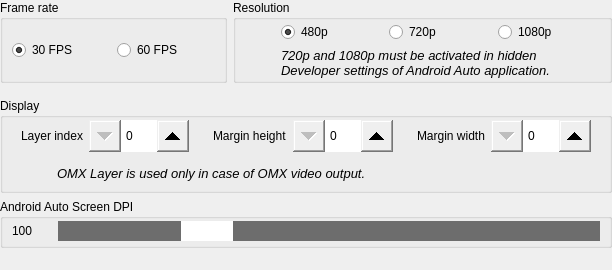
    <widget class="QWidget" name="tab2" native="true">
     <property name="sizePolicy">
      <sizepolicy hsizetype="Expanding" vsizetype="Expanding">
       <horstretch>0</horstretch>
       <verstretch>0</verstretch>
      </sizepolicy>
     </property>
     <layout class="QVBoxLayout" name="verticalLayout_4">
      <property name="leftMargin">
       <number>0</number>
      </property>
      <property name="topMargin">
       <number>0</number>
      </property>
      <property name="rightMargin">
       <number>0</number>
      </property>
      <property name="bottomMargin">
       <number>2</number>
      </property>
      <item>
       <widget class="QWidget" name="framerateresolution" native="true">
        <property name="sizePolicy">
         <sizepolicy hsizetype="Expanding" vsizetype="Fixed">
          <horstretch>0</horstretch>
          <verstretch>0</verstretch>
         </sizepolicy>
        </property>
        <layout class="QHBoxLayout" name="horizontalLayout_11">
         <property name="leftMargin">
          <number>0</number>
         </property>
         <property name="topMargin">
          <number>0</number>
         </property>
         <property name="rightMargin">
          <number>0</number>
         </property>
         <item>
          <widget class="QGroupBox" name="groupBoxFrameRate">
           <property name="sizePolicy">
            <sizepolicy hsizetype="Expanding" vsizetype="Expanding">
             <horstretch>0</horstretch>
             <verstretch>0</verstretch>
            </sizepolicy>
           </property>
           <property name="title">
            <string>Frame rate</string>
           </property>
           <layout class="QHBoxLayout" name="horizontalLayout_6">
            <property name="topMargin">
             <number>2</number>
            </property>
            <property name="bottomMargin">
             <number>2</number>
            </property>
            <item>
             <widget class="QRadioButton" name="radioButton30FPS">
              <property name="sizePolicy">
               <sizepolicy hsizetype="Expanding" vsizetype="Fixed">
                <horstretch>0</horstretch>
                <verstretch>0</verstretch>
               </sizepolicy>
              </property>
              <property name="text">
               <string>30 FPS</string>
              </property>
              <property name="checked">
               <bool>true</bool>
              </property>
             </widget>
            </item>
            <item>
             <widget class="QRadioButton" name="radioButton60FPS">
              <property name="sizePolicy">
               <sizepolicy hsizetype="Expanding" vsizetype="Fixed">
                <horstretch>0</horstretch>
                <verstretch>0</verstretch>
               </sizepolicy>
              </property>
              <property name="text">
               <string>60 FPS</string>
              </property>
             </widget>
            </item>
           </layout>
          </widget>
         </item>
         <item>
          <widget class="QGroupBox" name="groupBoxResolution">
           <property name="sizePolicy">
            <sizepolicy hsizetype="Expanding" vsizetype="Fixed">
             <horstretch>0</horstretch>
             <verstretch>0</verstretch>
            </sizepolicy>
           </property>
           <property name="title">
            <string>Resolution</string>
           </property>
           <layout class="QGridLayout" name="gridLayout_4">
            <property name="topMargin">
             <number>2</number>
            </property>
            <property name="bottomMargin">
             <number>2</number>
            </property>
            <item row="1" column="3">
             <widget class="QRadioButton" name="radioButton720p">
              <property name="sizePolicy">
               <sizepolicy hsizetype="Expanding" vsizetype="Fixed">
                <horstretch>0</horstretch>
                <verstretch>0</verstretch>
               </sizepolicy>
              </property>
              <property name="text">
               <string>720p</string>
              </property>
             </widget>
            </item>
            <item row="1" column="4">
             <widget class="QRadioButton" name="radioButton1080p">
              <property name="sizePolicy">
               <sizepolicy hsizetype="Expanding" vsizetype="Fixed">
                <horstretch>0</horstretch>
                <verstretch>0</verstretch>
               </sizepolicy>
              </property>
              <property name="text">
               <string>1080p</string>
              </property>
             </widget>
            </item>
            <item row="1" column="2">
             <widget class="QRadioButton" name="radioButton480p">
              <property name="sizePolicy">
               <sizepolicy hsizetype="Expanding" vsizetype="Fixed">
                <horstretch>0</horstretch>
                <verstretch>0</verstretch>
               </sizepolicy>
              </property>
              <property name="text">
               <string>480p</string>
              </property>
              <property name="checked">
               <bool>true</bool>
              </property>
             </widget>
            </item>
            <item row="2" column="0">
             <widget class="QLabel" name="labelResolutionWarningIcon">
              <property name="sizePolicy">
               <sizepolicy hsizetype="Fixed" vsizetype="Fixed">
                <horstretch>0</horstretch>
                <verstretch>0</verstretch>
               </sizepolicy>
              </property>
              <property name="minimumSize">
               <size>
                <width>30</width>
                <height>30</height>
               </size>
              </property>
              <property name="maximumSize">
               <size>
                <width>30</width>
                <height>30</height>
               </size>
              </property>
              <property name="text">
               <string>&lt;html&gt;&lt;head/&gt;&lt;body&gt;&lt;p&gt;&lt;img src=&quot;:/ico_warning.png&quot;/&gt;&lt;/p&gt;&lt;/body&gt;&lt;/html&gt;</string>
              </property>
              <property name="alignment">
               <set>Qt::AlignCenter</set>
              </property>
             </widget>
            </item>
            <item row="2" column="2" colspan="3">
             <widget class="QLabel" name="labelResolutionWarning">
              <property name="sizePolicy">
               <sizepolicy hsizetype="Expanding" vsizetype="Expanding">
                <horstretch>0</horstretch>
                <verstretch>0</verstretch>
               </sizepolicy>
              </property>
              <property name="font">
               <font>
                <pointsize>10</pointsize>
                <italic>true</italic>
               </font>
              </property>
              <property name="text">
               <string>720p and 1080p must be activated in hidden Developer settings of Android Auto application.</string>
              </property>
              <property name="wordWrap">
               <bool>true</bool>
              </property>
             </widget>
            </item>
           </layout>
          </widget>
         </item>
        </layout>
       </widget>
      </item>
      <item>
       <widget class="QGroupBox" name="groupBoxOmxLayerIndex">
        <property name="sizePolicy">
         <sizepolicy hsizetype="Expanding" vsizetype="Fixed">
          <horstretch>0</horstretch>
          <verstretch>0</verstretch>
         </sizepolicy>
        </property>
        <property name="title">
         <string>Display</string>
        </property>
        <layout class="QVBoxLayout" name="verticalLayout_22">
         <property name="topMargin">
          <number>2</number>
         </property>
         <property name="bottomMargin">
          <number>2</number>
         </property>
         <item>
          <layout class="QHBoxLayout" name="display">
           <item>
            <widget class="QWidget" name="index" native="true">
             <property name="sizePolicy">
              <sizepolicy hsizetype="Expanding" vsizetype="Fixed">
               <horstretch>0</horstretch>
               <verstretch>0</verstretch>
              </sizepolicy>
             </property>
             <layout class="QFormLayout" name="formLayout_12">
              <property name="topMargin">
               <number>0</number>
              </property>
              <property name="bottomMargin">
               <number>0</number>
              </property>
              <item row="0" column="0">
               <widget class="QLabel" name="labelOmxLayerIndex">
                <property name="sizePolicy">
                 <sizepolicy hsizetype="Minimum" vsizetype="Preferred">
                  <horstretch>0</horstretch>
                  <verstretch>0</verstretch>
                 </sizepolicy>
                </property>
                <property name="minimumSize">
                 <size>
                  <width>0</width>
                  <height>32</height>
                 </size>
                </property>
                <property name="maximumSize">
                 <size>
                  <width>16777215</width>
                  <height>32</height>
                 </size>
                </property>
                <property name="font">
                 <font>
                  <underline>false</underline>
                  <kerning>true</kerning>
                 </font>
                </property>
                <property name="frameShape">
                 <enum>QFrame::NoFrame</enum>
                </property>
                <property name="frameShadow">
                 <enum>QFrame::Plain</enum>
                </property>
                <property name="text">
                 <string>Layer index</string>
                </property>
                <property name="alignment">
                 <set>Qt::AlignLeading|Qt::AlignLeft|Qt::AlignVCenter</set>
                </property>
               </widget>
              </item>
              <item row="0" column="1">
               <widget class="QSpinBox" name="spinBoxOmxLayerIndex">
                <property name="sizePolicy">
                 <sizepolicy hsizetype="Fixed" vsizetype="Fixed">
                  <horstretch>0</horstretch>
                  <verstretch>0</verstretch>
                 </sizepolicy>
                </property>
                <property name="minimumSize">
                 <size>
                  <width>100</width>
                  <height>32</height>
                 </size>
                </property>
                <property name="maximumSize">
                 <size>
                  <width>100</width>
                  <height>32</height>
                 </size>
                </property>
                <property name="styleSheet">
                 <string notr="true">QSpinBox::up-button { width: 32px; height: 32px;
subcontrol-origin: margin;
subcontrol-position: center right;
}
QSpinBox::down-button { width: 32px; height: 32px; 
subcontrol-origin: margin;
subcontrol-position: center left;
}</string>
                </property>
               </widget>
              </item>
             </layout>
            </widget>
           </item>
           <item>
            <widget class="QWidget" name="marginheight" native="true">
             <property name="sizePolicy">
              <sizepolicy hsizetype="Expanding" vsizetype="Fixed">
               <horstretch>0</horstretch>
               <verstretch>0</verstretch>
              </sizepolicy>
             </property>
             <layout class="QFormLayout" name="formLayout_11">
              <property name="topMargin">
               <number>0</number>
              </property>
              <property name="bottomMargin">
               <number>0</number>
              </property>
              <item row="0" column="0">
               <widget class="QLabel" name="labelVideoMarginHeight">
                <property name="sizePolicy">
                 <sizepolicy hsizetype="Minimum" vsizetype="Preferred">
                  <horstretch>0</horstretch>
                  <verstretch>0</verstretch>
                 </sizepolicy>
                </property>
                <property name="minimumSize">
                 <size>
                  <width>0</width>
                  <height>32</height>
                 </size>
                </property>
                <property name="maximumSize">
                 <size>
                  <width>16777215</width>
                  <height>32</height>
                 </size>
                </property>
                <property name="text">
                 <string>Margin height</string>
                </property>
                <property name="alignment">
                 <set>Qt::AlignLeading|Qt::AlignLeft|Qt::AlignVCenter</set>
                </property>
               </widget>
              </item>
              <item row="0" column="1">
               <widget class="QSpinBox" name="spinBoxVideoMarginHeight">
                <property name="sizePolicy">
                 <sizepolicy hsizetype="Fixed" vsizetype="Fixed">
                  <horstretch>0</horstretch>
                  <verstretch>0</verstretch>
                 </sizepolicy>
                </property>
                <property name="minimumSize">
                 <size>
                  <width>100</width>
                  <height>32</height>
                 </size>
                </property>
                <property name="maximumSize">
                 <size>
                  <width>100</width>
                  <height>32</height>
                 </size>
                </property>
                <property name="styleSheet">
                 <string notr="true">QSpinBox::up-button { width: 32px; height: 32px;
subcontrol-origin: margin;
subcontrol-position: center right;
}
QSpinBox::down-button { width: 32px; height: 32px; 
subcontrol-origin: margin;
subcontrol-position: center left;
}</string>
                </property>
                <property name="maximum">
                 <number>99999</number>
                </property>
               </widget>
              </item>
             </layout>
            </widget>
           </item>
           <item>
            <widget class="QWidget" name="marginwidth" native="true">
             <property name="sizePolicy">
              <sizepolicy hsizetype="Expanding" vsizetype="Fixed">
               <horstretch>0</horstretch>
               <verstretch>0</verstretch>
              </sizepolicy>
             </property>
             <layout class="QFormLayout" name="formLayout_13">
              <property name="formAlignment">
               <set>Qt::AlignLeading|Qt::AlignLeft|Qt::AlignTop</set>
              </property>
              <property name="topMargin">
               <number>0</number>
              </property>
              <property name="bottomMargin">
               <number>0</number>
              </property>
              <item row="0" column="0">
               <widget class="QLabel" name="labelVideoMarginWidth">
                <property name="sizePolicy">
                 <sizepolicy hsizetype="Minimum" vsizetype="Preferred">
                  <horstretch>0</horstretch>
                  <verstretch>0</verstretch>
                 </sizepolicy>
                </property>
                <property name="minimumSize">
                 <size>
                  <width>0</width>
                  <height>32</height>
                 </size>
                </property>
                <property name="maximumSize">
                 <size>
                  <width>16777215</width>
                  <height>32</height>
                 </size>
                </property>
                <property name="text">
                 <string>Margin width</string>
                </property>
                <property name="alignment">
                 <set>Qt::AlignLeading|Qt::AlignLeft|Qt::AlignVCenter</set>
                </property>
               </widget>
              </item>
              <item row="0" column="1">
               <widget class="QSpinBox" name="spinBoxVideoMarginWidth">
                <property name="sizePolicy">
                 <sizepolicy hsizetype="Fixed" vsizetype="Fixed">
                  <horstretch>0</horstretch>
                  <verstretch>0</verstretch>
                 </sizepolicy>
                </property>
                <property name="minimumSize">
                 <size>
                  <width>100</width>
                  <height>32</height>
                 </size>
                </property>
                <property name="maximumSize">
                 <size>
                  <width>100</width>
                  <height>32</height>
                 </size>
                </property>
                <property name="styleSheet">
                 <string notr="true">QSpinBox::up-button { width: 32px; height: 32px;
subcontrol-origin: margin;
subcontrol-position: center right;
}
QSpinBox::down-button { width: 32px; height: 32px; 
subcontrol-origin: margin;
subcontrol-position: center left;
}</string>
                </property>
                <property name="maximum">
                 <number>99999</number>
                </property>
               </widget>
              </item>
             </layout>
            </widget>
           </item>
          </layout>
         </item>
         <item>
          <widget class="QWidget" name="omxinfo" native="true">
           <property name="sizePolicy">
            <sizepolicy hsizetype="Expanding" vsizetype="Preferred">
             <horstretch>0</horstretch>
             <verstretch>0</verstretch>
            </sizepolicy>
           </property>
           <layout class="QFormLayout" name="formLayout_32">
            <property name="topMargin">
             <number>0</number>
            </property>
            <property name="bottomMargin">
             <number>0</number>
            </property>
            <item row="0" column="0">
             <widget class="QLabel" name="label_6">
              <property name="sizePolicy">
               <sizepolicy hsizetype="Fixed" vsizetype="Fixed">
                <horstretch>0</horstretch>
                <verstretch>0</verstretch>
               </sizepolicy>
              </property>
              <property name="minimumSize">
               <size>
                <width>30</width>
                <height>30</height>
               </size>
              </property>
              <property name="text">
               <string>&lt;html&gt;&lt;head/&gt;&lt;body&gt;&lt;p&gt;&lt;img src=&quot;:/ico_info.png&quot;/&gt;&lt;/p&gt;&lt;/body&gt;&lt;/html&gt;</string>
              </property>
              <property name="scaledContents">
               <bool>false</bool>
              </property>
              <property name="alignment">
               <set>Qt::AlignCenter</set>
              </property>
             </widget>
            </item>
            <item row="0" column="1">
             <widget class="QLabel" name="label_7">
              <property name="sizePolicy">
               <sizepolicy hsizetype="Expanding" vsizetype="Preferred">
                <horstretch>0</horstretch>
                <verstretch>0</verstretch>
               </sizepolicy>
              </property>
              <property name="font">
               <font>
                <pointsize>10</pointsize>
                <italic>true</italic>
               </font>
              </property>
              <property name="text">
               <string>OMX Layer is used only in case of OMX video output.</string>
              </property>
             </widget>
            </item>
           </layout>
          </widget>
         </item>
        </layout>
       </widget>
      </item>
      <item>
       <widget class="QGroupBox" name="groupBoxScreenDPI">
        <property name="sizePolicy">
         <sizepolicy hsizetype="Expanding" vsizetype="Fixed">
          <horstretch>0</horstretch>
          <verstretch>0</verstretch>
         </sizepolicy>
        </property>
        <property name="title">
         <string>Android Auto Screen DPI</string>
        </property>
        <layout class="QFormLayout" name="formLayout_14">
         <property name="topMargin">
          <number>2</number>
         </property>
         <property name="bottomMargin">
          <number>4</number>
         </property>
         <item row="0" column="0">
          <widget class="QLabel" name="labelScreenDPIValue">
           <property name="sizePolicy">
            <sizepolicy hsizetype="Fixed" vsizetype="Fixed">
             <horstretch>0</horstretch>
             <verstretch>0</verstretch>
            </sizepolicy>
           </property>
           <property name="minimumSize">
            <size>
             <width>40</width>
             <height>20</height>
            </size>
           </property>
           <property name="maximumSize">
            <size>
             <width>16777215</width>
             <height>20</height>
            </size>
           </property>
           <property name="text">
            <string>100</string>
           </property>
          </widget>
         </item>
         <item row="0" column="1">
          <widget class="QSlider" name="horizontalSliderScreenDPI">
           <property name="sizePolicy">
            <sizepolicy hsizetype="Expanding" vsizetype="Fixed">
             <horstretch>0</horstretch>
             <verstretch>0</verstretch>
            </sizepolicy>
           </property>
           <property name="minimumSize">
            <size>
             <width>0</width>
             <height>20</height>
            </size>
           </property>
           <property name="styleSheet">
            <string notr="true">QSlider::handle:horizontal { background: white; height: 32px; width: 52px; margin: 0 0;}
QSlider::groove:horizontal { background: #6d6d6d; height: 32px;}</string>
           </property>
           <property name="maximum">
            <number>400</number>
           </property>
           <property name="value">
            <number>100</number>
           </property>
           <property name="orientation">
            <enum>Qt::Horizontal</enum>
           </property>
          </widget>
         </item>
        </layout>
       </widget>
      </item>
      <item>
       <widget class="QLabel" name="autofill_space_tab2">
        <property name="sizePolicy">
         <sizepolicy hsizetype="Expanding" vsizetype="Expanding">
          <horstretch>0</horstretch>
          <verstretch>0</verstretch>
         </sizepolicy>
        </property>
        <property name="text">
         <string/>
        </property>
       </widget>
      </item>
     </layout>
    </widget>
